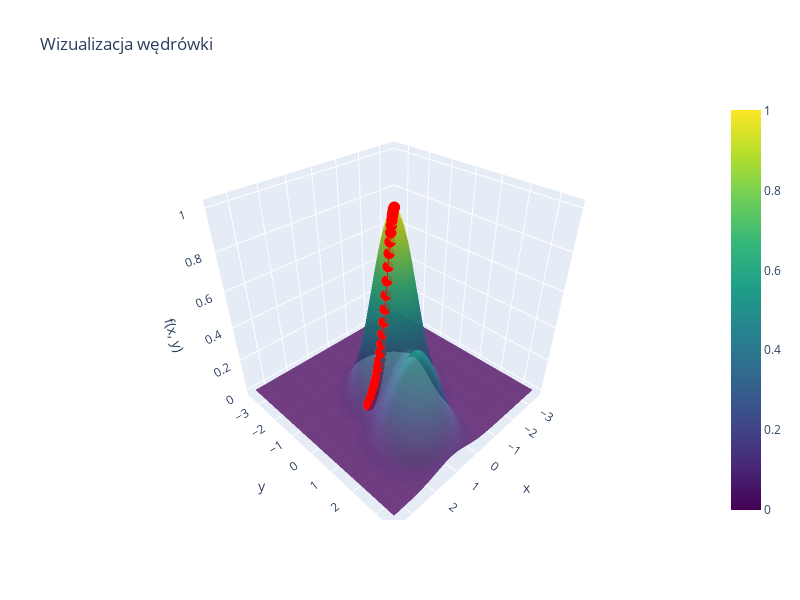

The code cell stored with this chart in its notebook:
### Code cell
import torch

# Define the function using PyTorch
def f(x):
    return np.exp(-x[0]**2 - x[1]**2) + np.exp(-(x[0] - 1)**2 - (x[1] - 2)**2) / 2

# Parameters for the optimization
x0 = np.array([1.6, 0.4])  # Starting point
learning_rate = 0.1  # Step size
num_iterations = 100  # Number of steps

function_tracker = FunctionTracker(lambda x, y: f(np.array([x, y])))

df_list = []
fx_list = []

x = x0
# Gradient ascent
for i in range(num_iterations):
    x_prev = x
    # Compute the function value and perform backpropagation to get the gradient
    Gx = Gradient(f, x)
    x = x + learning_rate * Gx

    df_list.append((f(x) - f(x_prev)))
    fx_list.append(f(x))
    function_tracker.add_point(x[0], x[1])

function_tracker.plot()
